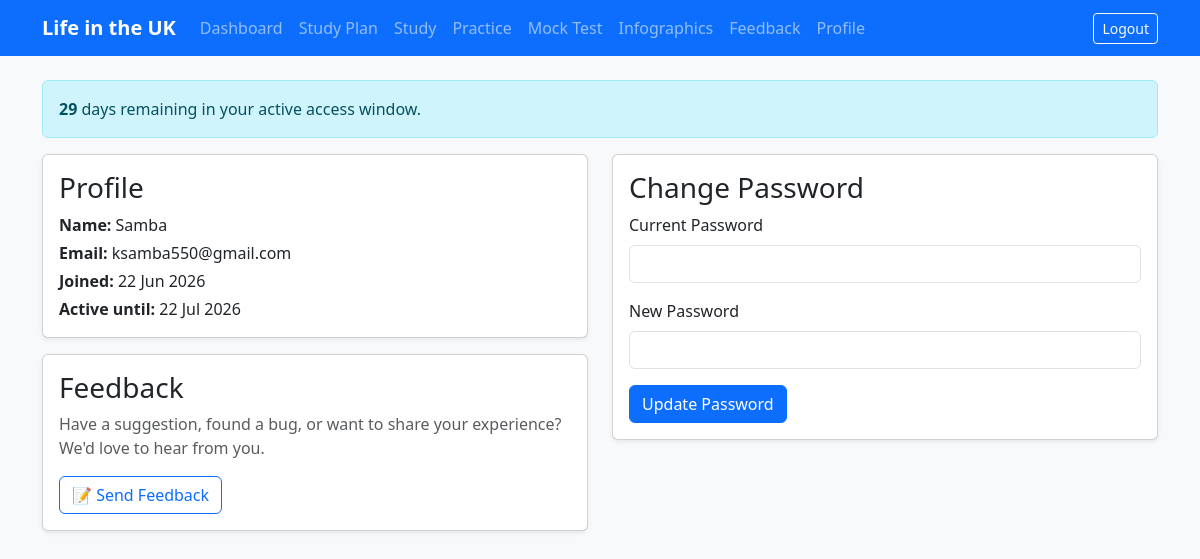
Screenshot of /accounts/profile/ (signed in) with the database file from the repository.
### accounts/models.py (models this page shows, shortened)
class User(AbstractBaseUser, PermissionsMixin):
    full_name = models.CharField(max_length=150)
    email = models.EmailField(unique=True)
    date_joined = models.DateTimeField(default=timezone.now)
    active_until = models.DateTimeField(null=True, blank=True)
    is_active = models.BooleanField(default=True)
    is_staff = models.BooleanField(default=False)
    objects = UserManager()
    USERNAME_FIELD = "email"
    REQUIRED_FIELDS = ["full_name"]
    @property
    def is_membership_active(self):
        return bool(self.active_until and timezone.now() <= self.active_until)
    def get_remaining_days(self):
        if not self.active_until:
            return 0
        delta = self.active_until - timezone.now()
        if delta.total_seconds() <= 0:
            return 0
        return delta.days + (1 if delta.seconds > 0 else 0)

### accounts/views.py (the view)
# urls.py: path("profile/", views.profile_view, name="profile"),
@login_required
def profile_view(request):
    form = ChangePasswordForm(request.user, request.POST or None)
    if request.method == "POST" and form.is_valid():
        form.save()
        update_session_auth_hash(request, request.user)
        messages.success(request, "Password updated successfully.")
        return redirect("accounts:profile")
    return render(request, "accounts/profile.html", {"form": form})

### accounts/forms.py (shortened to what this page needs)
class ChangePasswordForm(forms.Form):
    old_password = forms.CharField(widget=forms.PasswordInput)
    new_password = forms.CharField(widget=forms.PasswordInput, min_length=8)
    def __init__(self, user, *args, **kwargs):
        self.user = user
        super().__init__(*args, **kwargs)

### accounts/context_processors.py (called while the page is built)
def active_window(request):
    user = getattr(request, "user", None)
    if user is not None and user.is_authenticated and not user.is_superuser:
        return {
            "remaining_days": user.get_remaining_days(),
            "membership_active": user.is_membership_active,
        }
    return {"remaining_days": None, "membership_active": None}

### templates/accounts/profile.html (shortened to what this page needs)
{% extends "base.html" %}
{% block content %}
<div class="row">
  <div class="col-md-6">
    <div class="card shadow-sm mb-3">
      <div class="card-body">
        <h3 class="card-title">Profile</h3>
        <p class="mb-1"><strong>Name:</strong> {{ user.full_name }}</p>
        <p class="mb-1"><strong>Email:</strong> {{ user.email }}</p>
        <p class="mb-1"><strong>Joined:</strong> {{ user.date_joined|date:"d M Y" }}</p>
        <p class="mb-0"><strong>Active until:</strong> {{ user.active_until|date:"d M Y" }}</p>
      </div>
    </div>
    <div class="card shadow-sm mb-3">
      <div class="card-body">
        <h3 class="card-title">Feedback</h3>
        <p class="text-muted mb-3">Have a suggestion, found a bug, or want to share your experience? We'd love to hear from you.</p>
        <a href="{% url 'analytics:feedback' %}" class="btn btn-outline-primary">
          📝 Send Feedback
        </a>
      </div>
    </div>
  </div>
  <div class="col-md-6">
    <div class="card shadow-sm">
      <div class="card-body">
        <h3 class="card-title">Change Password</h3>
        <form method="post">
          <div class="mb-3">
            <label class="form-label">Current Password</label>
            <input type="password" name="old_password" class="form-control" required>
          </div>
          <div class="mb-3">
            <label class="form-label">New Password</label>
            <input type="password" name="new_password" class="form-control" required minlength="8">
          </div>
          <button class="btn btn-primary">Update Password</button>
        </form>
      </div>
    </div>
  </div>
</div>
{% endblock %}

### static/css/app.css (style rules this page uses)
body { font-family: system-ui, -apple-system, "Segoe UI", Roboto, sans-serif; }

### rows the page displays
User: full_name "Samba", email "ksamba550@gmail.com", date_joined "22 Jun 2026", active_until "22 Jul 2026"

### other values shown
{{ remaining_days }} "29"
